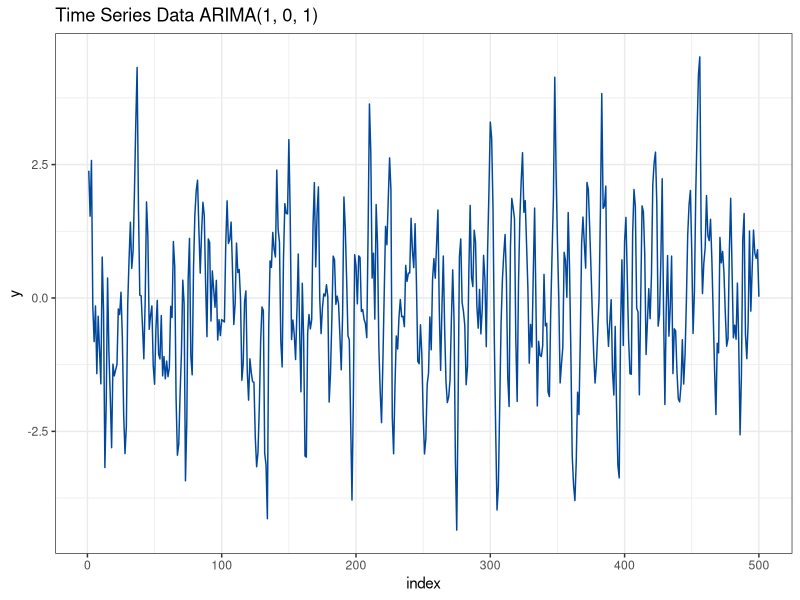
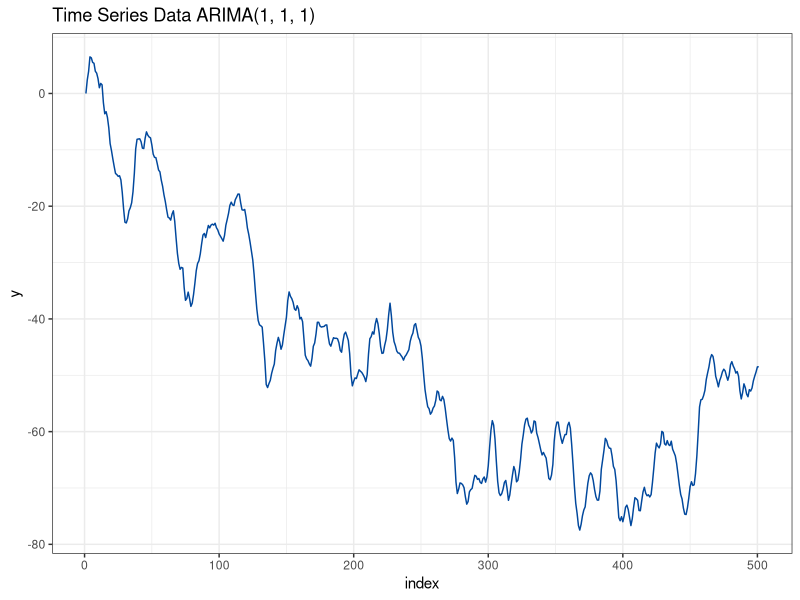
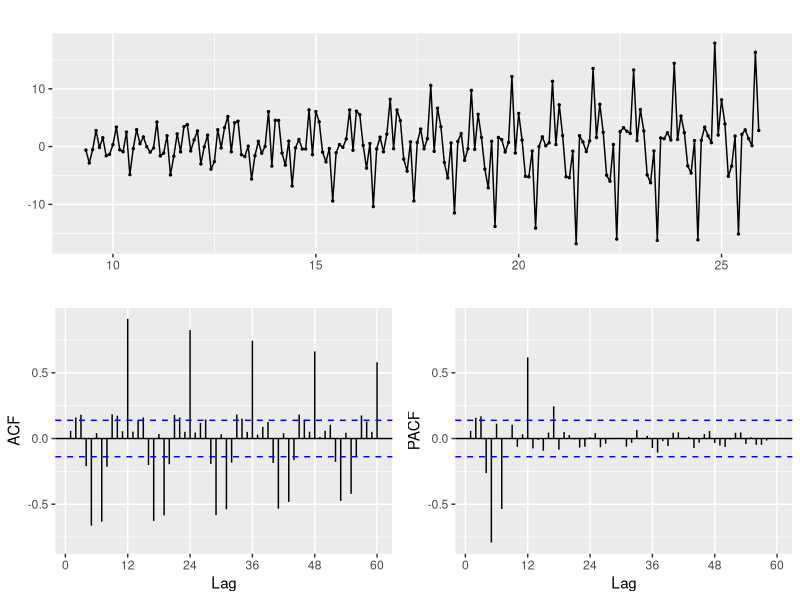
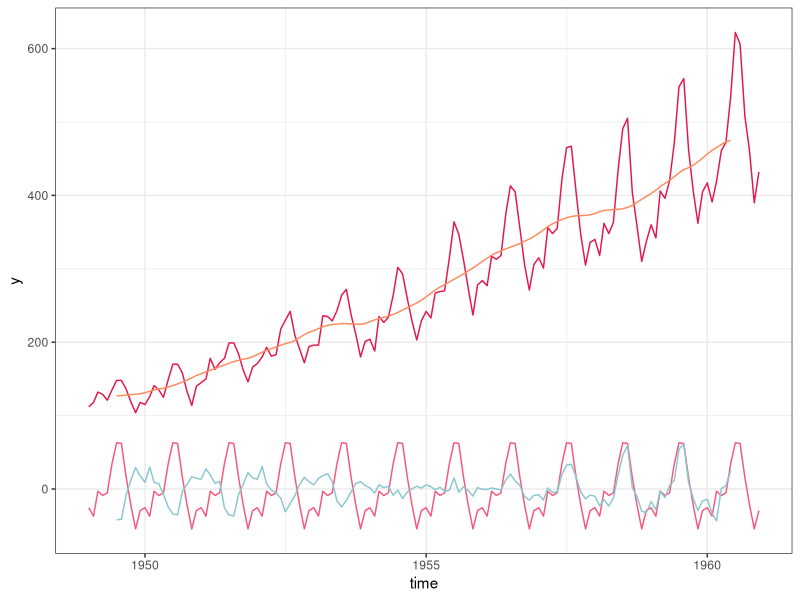
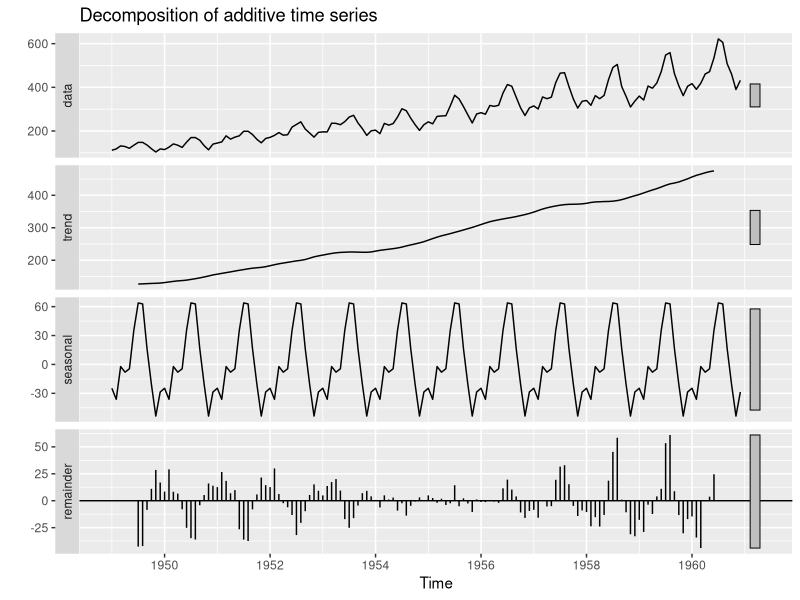

R code for these plots, in order:
## ---- chunk 1
knitr::opts_chunk$set(echo       = TRUE,
                      message    = FALSE,
                      warning    = FALSE,
                      #out.width  = 1280,
                      #out.height = 720,
                      # fig.dim = c(8, 6),
                      fig.align  = "center",
                      dev        = "ragg_png")
## ---- chunk 2
library(tidyverse)
library(forecast)

set.seed(1989)
y <- arima.sim(
  n = 500,
  model = list(
    order = c(1,0,1),  # ARIMA(p,d,q)
    ar = c(0.5),        # arの強さ
    ma = c(0.5)        # maの強さ
    )
)

ggplot(data = tibble::tibble(index = 1:length(y), y = y), aes(index, y)) + 
  geom_line(col = "#01489D") + 
  scale_y_continuous() +
  ggtitle("Time Series Data ARIMA(1, 0, 1)") + 
  theme_bw()
## ---- chunk 3
set.seed(1989)
y <- arima.sim(
  n = 500,
  model = list(
    order = c(1,1,1),  # ARIMA(p,d,q)
    ar = c(0.5),        # arの強さ
    ma = c(0.5)        # maの強さ
    )　
)

ggplot(data = tibble::tibble(index = 1:length(y), y = y), aes(index, y)) + 
  geom_line(col = "#01489D") + 
  scale_y_continuous() +
  ggtitle("Time Series Data ARIMA(1, 1, 1)") + 
  theme_bw()
## ---- chunk 4
model <- Arima(ts(rnorm(100), freq = 12),
               order = c(1,0,1),
               seasonal = list(order=c(0,1,0), period=12),
               fixed=c(phi = 0.5, theta = -0.4), #AR,MAのつよさ
               )
y <- simulate(model, nsim=200)
forecast::ggtsdisplay(y, lag.max = 60)
## ---- chunk 5
df <- tibble::as_tibble(AirPassengers) %>% 
  dplyr::mutate(time  = seq(from = lubridate::ymd("1949-01-01"), by = "1 month", length.out = nrow(.))) %>% 
  dplyr::rename(y = x)

df_plt <- 
  df %>% 
  dplyr::mutate(trend_air = ma(y, order = 12, centre = TRUE),
                detrend = y - trend_air) %>% 
  dplyr::group_by(m = lubridate::month(time)) %>% 
  dplyr::mutate(seasonal_air = mean(detrend, na.rm = TRUE),
                random_air = y - trend_air - seasonal_air,
                y_recomp = trend_air + seasonal_air + random_air) %>% 
  dplyr::select(time, y, trend_air, seasonal_air, random_air, y_recomp) %>% 
  dplyr::ungroup()

df_plt %>% 
  print(n = 24)

## ---- chunk 6
# pivot_longerでlongでプロットしたほうがいいけど、tsクラスの消し方がわからん…
ggplot(df_plt) + 
  geom_line(aes(time, y), col = "#e41749") + 
  geom_line(aes(time, trend_air), col = "#ff8a5c") + 
  geom_line(aes(time, seasonal_air), col = "#f5587b") +
  geom_line(aes(time, random_air), col = "#8ac6d1") +
  theme_bw()
## ---- chunk 7
AirPassengers %>% decompose() %>% autoplot()
